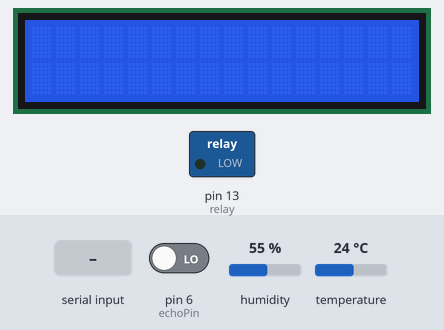
Bench run of a sketch on a simulated Arduino Uno, built with avr-gcc and run on an emulated ATmega328P. Parts: 16×2 character LCD, switched loads named in the sketch (green lamp = pin HIGH). The inputs (shaded band) are chosen by the test bench; at power-on: humidity 55 %, temperature 24 °C, pin 6 (echoPin) LOW. Pins used as bus, display or sensor lines are not drawn; what the sketch prints to the serial monitor is not drawn.

Above: at 1.2 s.
1.3 s: "on" received over the second serial link
At 2.3 s:
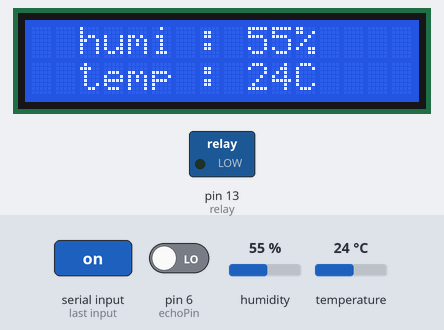
At 3.6 s:
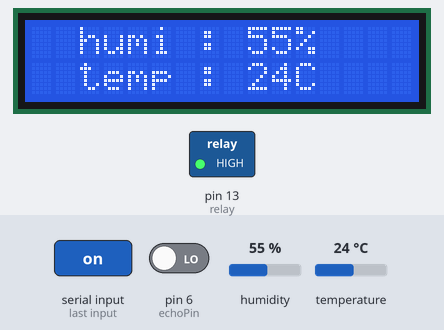
5.3 s: humidity set to 22 %
At 8.8 s:
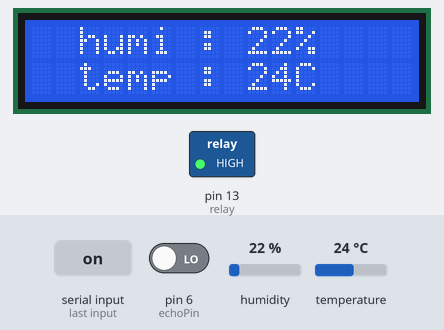
9.5 s: temperature set to 12 °C
At 11.1 s:
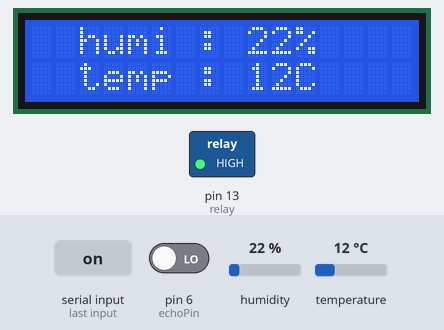
13.2 s: "off" received over the second serial link
17.3 s: humidity set to 40 %
19.5 s: "off" received over the second serial link
Timing chart, 0 to 22.5 s (numbered marks = the images above; inputs shaded):
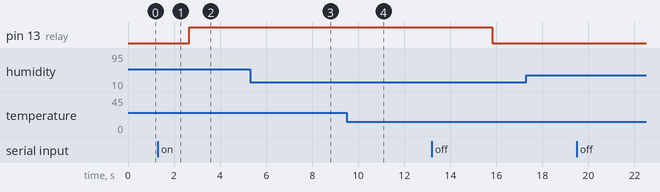

The sketch:

final.ino
```cpp
#include <SoftwareSerial.h> //블루투스
#include <Wire.h>
#include <LiquidCrystal_I2C.h> //LCD
#include <Adafruit_Sensor.h>
#include <DHT.h> //센서
#include <DHT_U.h>
#include <string.h>

//블루투스
int T= 2;
int R = 3;
SoftwareSerial my_blue(T,R);
//온습도
int Sensor_pin = 8;
DHT my_sensor(Sensor_pin, DHT11);

//초음파&릴레이
int echoPin = 6;
int trigPin = 7;
int relay = 13;
int bufferPosition;

LiquidCrystal_I2C lcd(0x27, 16, 2);
void setup() {
  // put your setup code here, to run once:
  Serial.begin(9600);
  my_blue.begin(38400);
  bufferPosition = 0;
  pinMode(trigPin, OUTPUT);
  pinMode(echoPin, INPUT);
  lcd.begin(16,2); //LCD크기 16*2로 초기화
}

//온습도 센서
void dht11(int temp, int humi) {
Serial.print("Temperature: ");
Serial.print(temp);
Serial.println("C");
Serial.print("Humidity : ");
Serial.print(humi);
Serial.println("%");
}

//초음파센서
void sensor(float duration ,float distance) {
  pinMode(relay, OUTPUT);
  digitalWrite(trigPin, HIGH); // 초음파를 보낸다. 다 보내면 echo가 HIGH 상태로 대기하게 된다.
  delay(10);
  digitalWrite(trigPin, LOW);
    // echoPin 이 HIGH를 유지한 시간을 저장 한다.
  duration = pulseIn(echoPin, HIGH);
  // HIGH 였을 때 시간(초음파가 보냈다가 다시 들어온 시간)을 가지고 거리를 계산 한다.
  distance = ((float)(340 * duration) / 10000) / 2;
  Serial.print(distance);
  Serial.println("cm");
  // 수정한 값을 출력
  delay(100);
}

//LCD출력함수
void humi_LCD(int temp, int humi) {
   lcd.clear();
    // I2C_LCD를 초기화 해줍니다.
  lcd.init();
  // I2C_LCD의 백라이트를 켜줍니다.
  lcd.backlight();
  // I2C_LCD에 "Hello, world!"라는 메세지를 첫번째줄 첫번째칸에 출력합니다.(0, 0)
  lcd.setCursor(0, 0);
  lcd.print("  humi : ");
  lcd.print(humi);
  lcd.print("%");
  lcd.setCursor(0,1);
  lcd.print("  temp : ");
  lcd.print(temp);
  lcd.print("C");
}

String test;
char testNumber = '0';
void loop()
{
   float duration, distance;
   int temp = my_sensor.readTemperature(); //온도
   int humi = my_sensor.readHumidity(); //습도

    dht11(temp, humi); //온습도센서가동
    humi_LCD(temp, humi); //LCD모니터 가동

    //블루투스로 받아온 데이터가 있을때
    if(my_blue.available()) {
       char data = my_blue.read(); //loop문안에서 계속해서 데이터를 받아옴
       test+= (String) data; //받은 데이터를 문자열로 형변환
       Serial.println("받아오는 문자열 : " + test);
    }
     if(test == "on") {
        Serial.println("BT통신을 통한 가습기 on");
        testNumber = '1'; //받아온 문자열이 on일때 testNumber에 1을 넘겨줌
        test = "";
     } else if(test == "off") {
        testNumber = '2';
        test = "";
        Serial.println("BT통신을 통한 가습기 off");
        digitalWrite(relay, LOW);
        testNumber = '0';
     }

     //'on'을 입력했을 때 실행
    if( testNumber == '1') {
       float duration, distance;
       temp = my_sensor.readTemperature();
       humi = my_sensor.readHumidity();

        sensor(duration, distance); //초음파센서 가동
        dht11(temp, humi);
        humi_LCD(temp, humi);

        if(humi < 60) {
          digitalWrite(relay, HIGH); //릴레이 on
        } else if(humi > 75) {
          digitalWrite(relay, LOW); //릴레이 off
        }
    }
}
```

Measured:
- after the input at 1.3 s, pin 13 (relay): LOW → HIGH after 1.4 s
- after the input at 5.3 s, the display: first differs from a run without the input after 2.7 s (image 3)
- after the input at 13.2 s, pin 13 (relay): HIGH → LOW after 2.6 s
- what the display in image 1 shows lasts 1.1 s, from 1.5 s to 2.6 s
